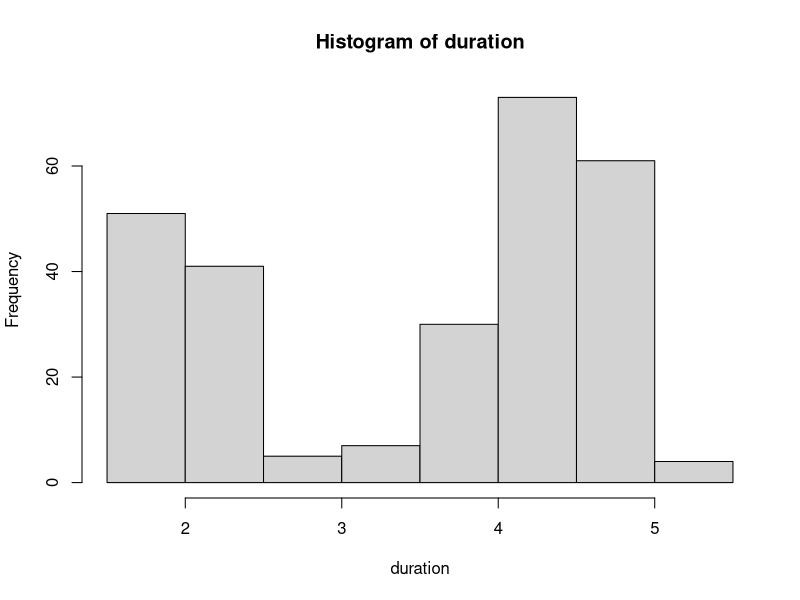
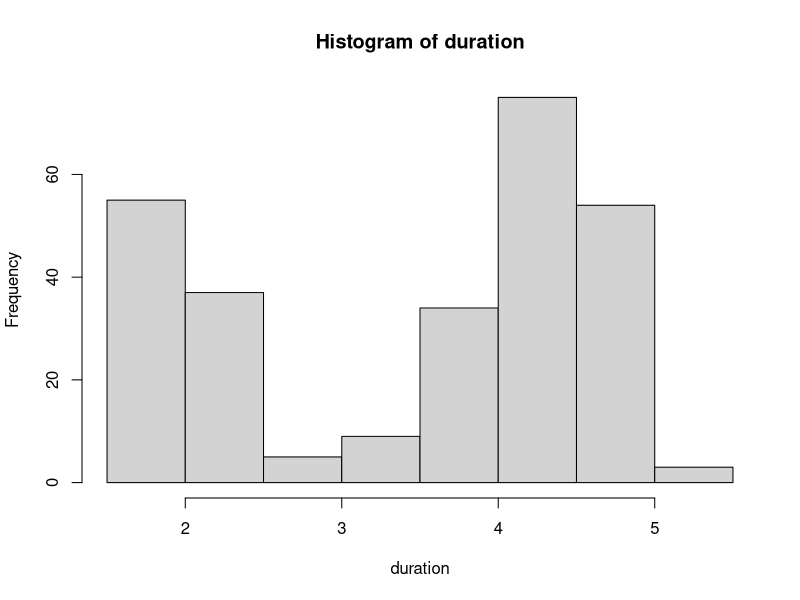
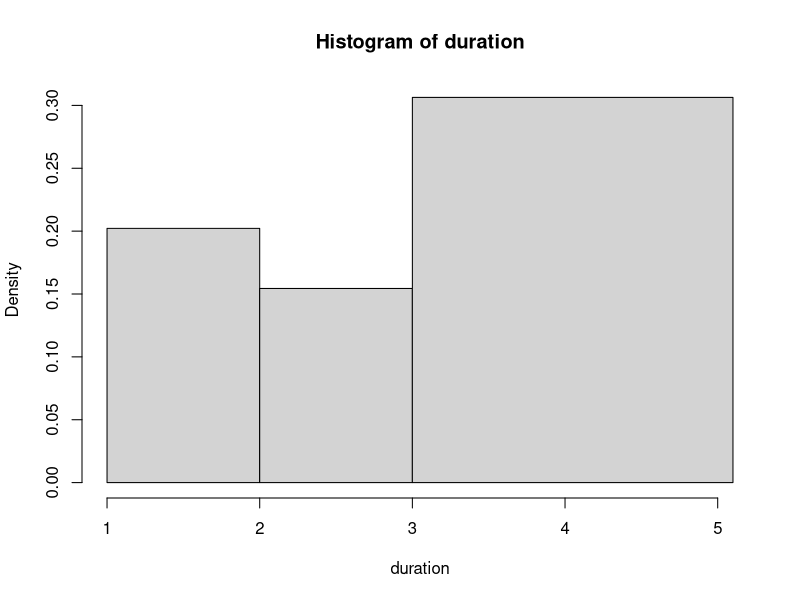

Here is the R script that generated these plots, in order: (Note: this script raises an error after producing the figures.)
#hist1 histogram
#There are many ways to plot histograms in R:
#the hist function in the base graphics package;
#truehist in package MASS;
#histogram in package lattice;
#geom_histogram in package ggplot2.




#Eg1
duration = faithful$eruptions 
duration
hist(duration,    # apply the hist function 
         right=FALSE)    # intervals closed on the left
hist(duration, right=T)
hist(duration, breaks=c(1,2,3,max(duration)))
?hist

colors = c("red", "yellow", "green", "violet", "orange", 
           +   "blue", "pink", "cyan") 
hist(duration,    # apply the hist function 
        right=FALSE,    # intervals closed on the left 
         col=colors,     # set the color palette 
         main="Old Faithful Eruptions", # the main title 
          xlab="Duration minutes")       # x-axis label

